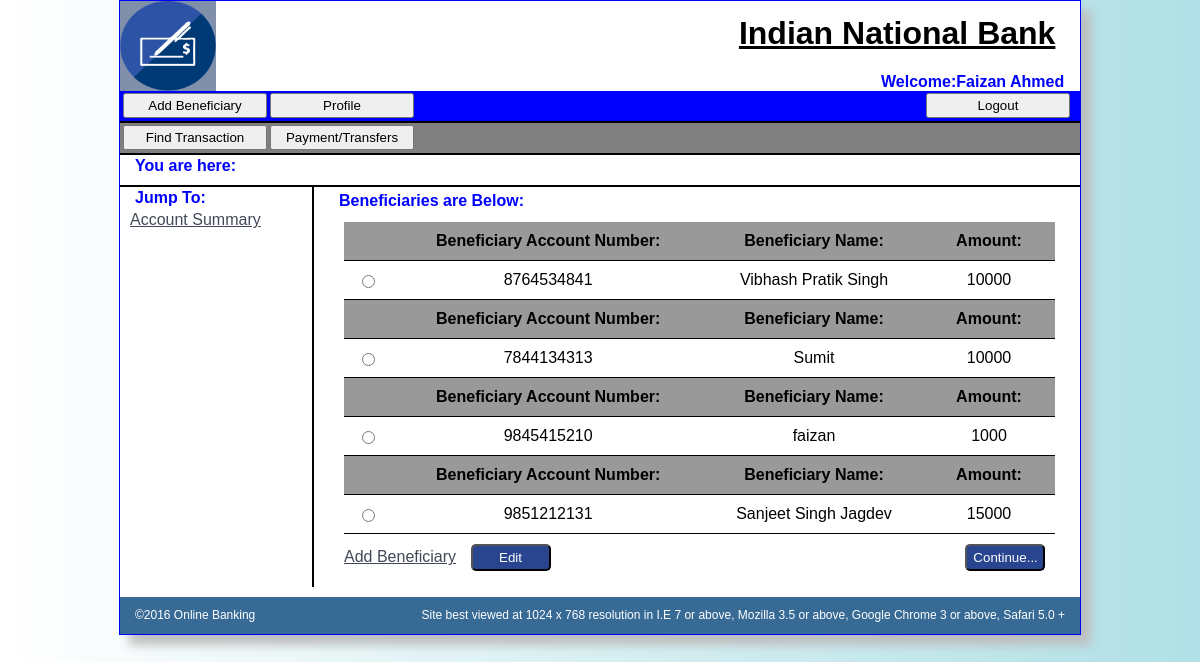
Screenshot of /Userpage/view_beneficiary2.php?Accno=6715140909 (signed in) with the database file from the repository.
### tables this page shows
CREATE TABLE IF NOT EXISTS `beneficiary_details` (
  `Ben_id` bigint(20) NOT NULL AUTO_INCREMENT,
  `Acc_no` bigint(10) NOT NULL,
  `Ben_acc_no` bigint(10) NOT NULL,
  `Ben_name` varchar(50) NOT NULL,
  `Amt_transfer` int(5) NOT NULL,
  PRIMARY KEY (`Ben_id`)
);

### Userpage/view_beneficiary2.php (the view, shortened to what this page needs)
<!doctype html>
<html>
<head>
<link rel="stylesheet" type="text/css" href="../chf.css" />
<link rel="stylesheet" type="text/css" href="../box.css" />
</head>
<body>
<div class="container">
  <div class="header"><a href="../Userpage/user_hp.php?msg="><img src="../Images/logo 1.jpg" alt="LOGO" name="logo" width="10%" height="90px" id="logo" style="background-color: #8090AB; display:block;float:left;" /></a>
    <div class="subheader"><h1 style="text-align:center; text-decoration:underline; margin-top:10px; float:right;">Indian National Bank</h1>
    <h4 style="color:blue; position:relative; left:650px; top:70px">Welcome:<?php echo $_SESSION['user']['Name'] ?></h4>
    </div>
    </div>
  <div class="content">
           <div class="box">
                <input type="button" name="Ab" value="Add Beneficiary" onClick="window.location.href='../Userpage/manage_beneficiary.php?msg='" style="margin-left:3px;">
                   <input type="button" name="Profile" value="Profile" onClick="window.location.href='../Userpage/profile.php?msg='" style="margin-left:3px;">
                <input type="button" name="logout" value="Logout" onClick="window.location.href='../Loginpage/logout.php'" style="float:right; margin-right:10px;">
           </div>
           <div class="box" style="background-color:grey;">
                <input type="button" name="Find_transaction" value="Find Transaction" onClick="window.location.href='../Userpage/Find_transaction.php?msg='" style="margin-left:3px;">
                <input type="button" name="Payment" value="Payment/Transfers" onClick="window.location.href='../Userpage/view_beneficiary.php?msg='"  style="margin-left:3px;">
           </div>
           <div class="box" style="background-color:white">
                <h4 style="color:blue; float:left">You are here:</h4>
           </div>
           <div class="box1">
              <h4 style="color:blue">Jump To:</h4>
              <a href="../Userpage/user_hp.php?msg=">Account Summary</a>
           </div>
           <div class="box2">
           <h4 style="float:left; color:blue; margin-top:3px;">Beneficiaries are Below:</h4>
              <div class="box3">
              <?php
			  		 $acc_no=$_GET['Accno'];
					$sql="select * from beneficiary_details where Acc_no='$acc_no'";
					$rs= mysql_query($sql);
					?>
					 <form action="confirm_transfer.php" method="get" name="form_check" onSubmit=" return check();">
                            <?php
						while($row=mysql_fetch_array($rs))
						{
						?>
                        <table style="text-align:center;border-collapse:collapse;"  width="100%">
                        	<tr >
                            	<th></th>
                            	<th><p>Beneficiary Account Number: </p></th>
                                <th><p>Beneficiary Name: </p></th>
                                <th><p>Amount: </p></th>
                            </tr>
                        	<tr>
                            	<td><input type="radio" name="baccno" value="<?php echo $row['2']; ?>" /></td>
                                <td><?php echo $row['2'];  ?></td>
                               	<td><?php echo $row['3'];  ?></td>
                            	<td><?php echo $row['4'];  ?></td>
                        	</tr>
                        </table>
                        <?php
						}
			  ?>
             		<a href="beneficiary.php?Accno=<?php echo $acc_no;?>&msg=">Add Beneficiary</a>
                    <input style="float:right; width:6em; height:2em; margin:10px; background:#29458F; color:white; border-radius:5px;" type="submit" name="btn_submit" value="Continue..." />
                    <input type="button" value="Edit" onClick=" return check2(); " style=" width:6em; height:2em; margin:10px; background:#29458F; color:white; border-radius:5px;" >
                    </form>
              </div>
           </div>
        </div>
  <div class="footer">
    <p>&copy;2016 Online Banking</p>
    <p style="float:right;">Site best viewed at 1024 x 768 resolution in I.E 7 or above, Mozilla 3.5 or above, Google Chrome 3 or above, Safari 5.0 +</p>
    </div>
  </div>
</body>
</html>

### chf.css (style rules this page uses)
body { font: 100%/1.4 Verdana, Arial, Helvetica, sans-serif; background: linear-gradient(to right, white, powderblue); background-color: #4E5869; margin: 0; padding: 0; color: #000; }
h1, h2, h3, h4, h5, h6, p { margin-top: 0; margin-bottom:0; padding-right: 15px; padding-left: 15px; }
a img { border: none; float:left; }
a:link { color:#414958; text-decoration: underline; }
.container { width: 80%; overflow:hidden; box-shadow:10px 10px 10px #BEBEBE; max-width: 1260px; min-width: 780px; background-color: #FFF; margin: 0 auto; border:1px solid blue; }
.header .subheader { float:left; display:block; width:89%; height:90px; }
.header { background-color: #FFF; }
.content { padding: 10px 0; }
.footer { padding: 10px 0; width:100%; background-color: #376A95; display:block; float:left; font-size:12px; color:white; }
.footer p { display:inline; }

### box.css (style rules this page uses)
.box { background-color:blue; height:30px; width:100%; border-bottom:2px solid black; display:block; float:left; }
.box input { float:left; height:25px; width:15%; margin-top:2px; }
.box1 { display:block; height:400px; width:20%; border-right:2px solid black; display:block; float:left; }
.box2 { width:78%; margin-left:10px; display:block; float:left; }
.box3 { width:95%; margin-left:20px; display:block; float:left; margin-top:10px; }

### Userpage/view_beneficiary2.php (style rules this page uses)
.box1 a { margin-left:10px; display:block; }
th,td { border-bottom:1px solid black; padding:10px; }
table th { background:#999; }

### rows the page displays
beneficiary_details: Ben_acc_no "8764534841", Ben_name "Vibhash Pratik Singh", Amt_transfer "10000"
beneficiary_details: Ben_acc_no "7844134313", Ben_name "Sumit", Amt_transfer "10000"
beneficiary_details: Ben_acc_no "9845415210", Ben_name "faizan", Amt_transfer "1000"
beneficiary_details: Ben_acc_no "9851212131", Ben_name "Sanjeet Singh Jagdev", Amt_transfer "15000"

### other values shown
$_SESSION['user']['Name'] "Faizan Ahmed"
